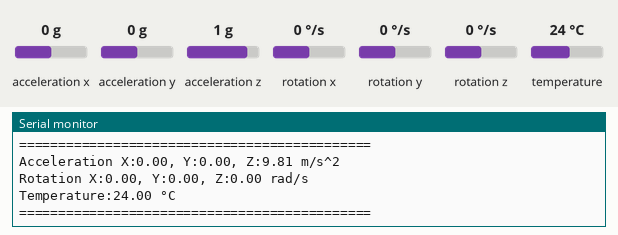
This sketch was run on a simulated ESP32. Shown: the last lines printed to the serial monitor. The inputs (shaded band) are chosen by the test bench; at power-on: acceleration x 0 g, acceleration y 0 g, acceleration z 1 g, rotation x 0 °/s, rotation y 0 °/s, rotation z 0 °/s, temperature 24 °C.

Above: at 3.8 s.
3.9 s: acceleration x set to -1.4 g
7.8 s: acceleration y set to -1.4 g
11.7 s: acceleration z set to -1.4 g
15.6 s: rotation x set to -192 °/s
At 18.4 s:
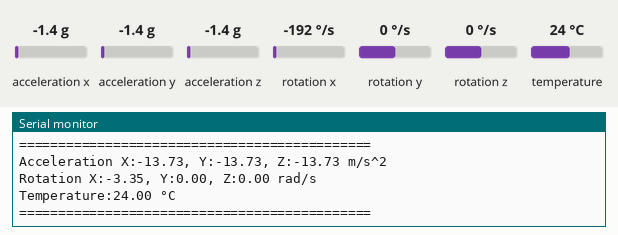
19.5 s: rotation y set to -192 °/s
At 22.3 s:
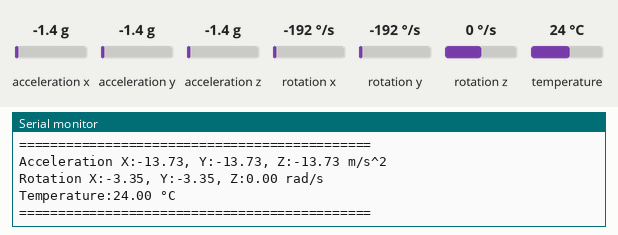

Measured:
- after the input at 15.6 s, the serial monitor: prints a new line after 2.5 s (image 1)
- after the input at 19.5 s, the serial monitor: prints a new line after 1.6 s (image 2)

The sketch:

Exercise_11_MPU6050.ino
```cpp
/*
 * Hibiscus Sense - Exercise 11 MPU6050
 *
 * There is 1x MPU6050, 6-axis motion tracking and temperature sensor.
 * The sensor sense 3-axis accelerometer, the gravitational acceleration, 3-axis gyroscope, the rotational velocity and temperature.
 * This sensor is interfaced to the I2C of ESP32 microcontroller.
 *
 * Therefore in the sketch,
 * we will use an Arduino library: Adafruit_MPU6050 from Adafruit, to acquire the accelerometer, gyroscope and temperature value.
 *
 */

// include the Adafruit_MPU6050 header file.
#include <Adafruit_MPU6050.h>

// instance of the Adafruit_MPU6050 class named as mpu.
Adafruit_MPU6050 mpu;

// sensor event object variable declaration:
// a for accelerometer values
// g for gyroscope values
// temp for temperature
sensors_event_t a, g, temp;

void setup() {

  // Initialize the serial communication with baud rate 9600bps.
  Serial.begin(115200);
  // Initialize MPU6050 sensor and if the connection is not successful,
  // print the failed status to the Serial Monitor.
  if (!mpu.begin()){
    Serial.println("Failed to find Hibiscus Sense MPU6050 chip");
  }

}

void loop() {

  // to acquire MPU6050 accelerometer, gyroscope and temperature values,
  // we need to call mpu.getEvent() function from mpu instance.
  // in the function there are three arguments:
  // 1st argument: return of accelerometer value in reference to sensor event object: a.
  // 2nd argument: return of gyroscope value in reference to sensor event object: g.
  // 3rd argument: return of temperature value in reference to sensor event object: temp.

  mpu.getEvent(&a, &g, &temp);

  // To display the individual axis of accelerometer values from a object, in m/s^2,
  // we need to call the axis variable from nested object of a, as below:
  Serial.print("Acceleration X:");
  Serial.print(a.acceleration.x);
  Serial.print(", Y:");
  Serial.print(a.acceleration.y);
  Serial.print(", Z:");
  Serial.print(a.acceleration.z);
  Serial.println(" m/s^2");

  // To display the individual axis of gyroscope values from g object, in rad/s,
  // we need to call the axis variable from nested object of g, as below:
  Serial.print("Rotation X:");
  Serial.print(g.gyro.x);
  Serial.print(", Y:");
  Serial.print(g.gyro.y);
  Serial.print(", Z:");
  Serial.print(g.gyro.z);
  Serial.println(" rad/s");

  // To display the temperature values from temp object, in celcius,
  // we need to call the temperature variable from nested object of temp, as below:
  Serial.print("Temperature:");
  Serial.print(temp.temperature);
  Serial.println(" °C");

  Serial.println("=============================================");

  delay(3000);

}
```
